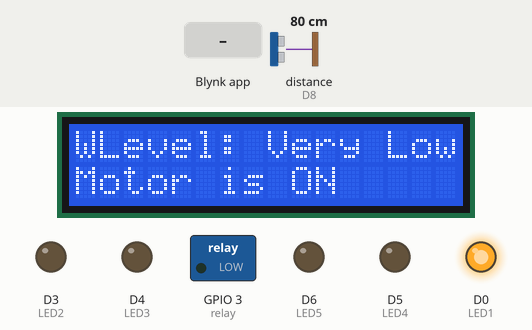
Recording of a sketch running on a simulated ESP8266 (NodeMCU). On the bench: 16×2 character LCD, switched loads named in the sketch (green lamp = pin HIGH), output pins drawn as LEDs (lit = HIGH). Wiring (inferred from the names in the program): ultrasonic range finder: trigger D7; echo D8. The inputs (shaded band) are chosen by the test bench; at power-on: distance to the obstacle (sensor on D8) 80 cm. The echo pulse lasts 58.3 µs per cm; WiFi joins after 1.5 s; servers stay silent unless stated; pins used as bus, display or sensor lines are not drawn; what the sketch prints to the serial monitor is not drawn.

Above: at 7.5 s.
7.6 s: distance to the obstacle (sensor on D8) set to 2 cm
At 8.9 s:
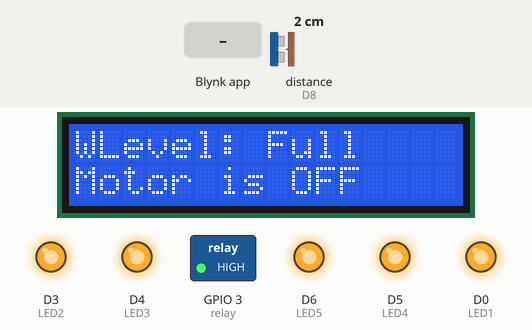
9.4 s: distance to the obstacle (sensor on D8) set to 4 cm
At 10.4 s:
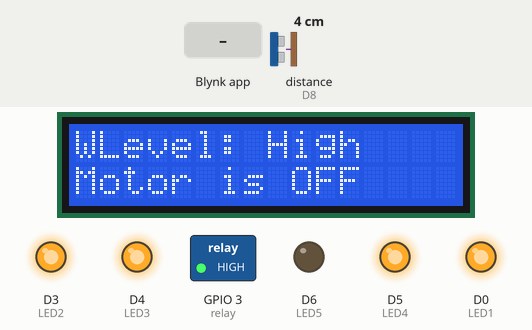
11.4 s: Blynk app writes 1 to V1
At 11.7 s:
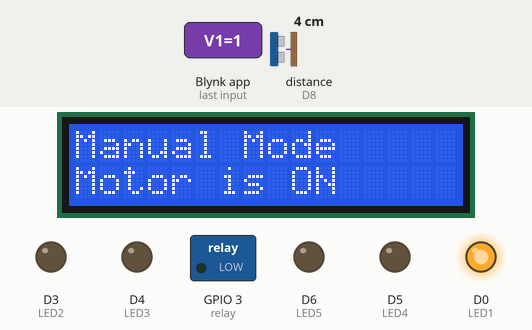
12.9 s: Blynk app writes 0 to V1
At 19.7 s:
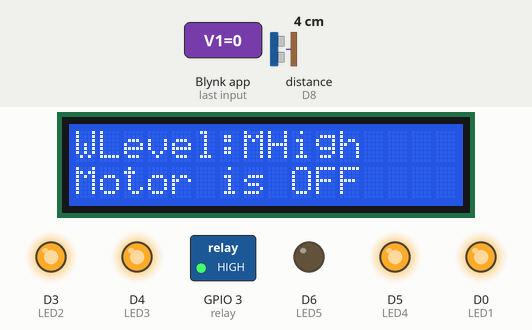
Timing chart, 0 to 20.4 s (numbered marks = the images above; inputs shaded):
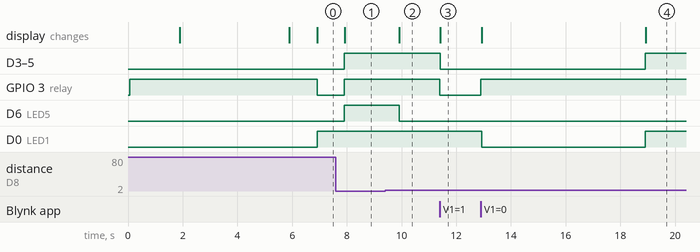

Measured:
- after the input at 7.6 s, D3 (LED2), D4 (LED3), GPIO 3 (relay), D6 (LED5), D5 (LED4): LOW → HIGH after 0.31 s; the display: changes after 0.32 s (image 1)
- after the input at 9.4 s, D6 (LED5): HIGH → LOW after 0.51 s; the display: changes after 0.52 s (image 2)
- after the input at 11.4 s, D3 (LED2), D4 (LED3), GPIO 3 (relay), D5 (LED4): HIGH → LOW at once; the display: changes at once (image 3)
- after the input at 12.9 s, D3 (LED2), D4 (LED3), D5 (LED4): LOW → HIGH after 6.0 s instead of 4.0 s; GPIO 3 (relay): LOW → HIGH after 0.00 s instead of 4.0 s; D0 (LED1): HIGH → LOW at once, → HIGH 6.0 s later; the display: first changes at once (image 4 shows a later state)

The sketch:

ESP8266_Device_1.ino
```cpp
/*Water level monitoring system with the New Blynk app
   Home Page
*/
//Include the library files
#include <Wire.h>
#include <hd44780.h>                   // Main hd44780 header
#include <hd44780ioClass/hd44780_I2Cexp.h>
#define BLYNK_PRINT Serial
#include <ESP8266WiFi.h>
#include <BlynkSimpleEsp8266.h>

#define BLYNK_TEMPLATE_ID "TMPL6H0vtxtHX"
#define BLYNK_TEMPLATE_NAME "Water Level Monitoring System"
#define BLYNK_AUTH_TOKEN "UUIYBCUCycG8tL93Mk7fblOgfpxYgOzV"

//Initialize the LCD display
hd44780_I2Cexp lcd(0x27);

 char auth[] = "UUIYBCUCycG8tL93Mk7fblOgfpxYgOzV";

 char ssid[] = "GUSTO University";//Enter your WIFI name
 char pass[] = "weloveGUSTO";//Enter your WIFI password

// char ssid [] = "ShanLay";
// char pass [] = "shanlayhtet232023";

BlynkTimer timer;
int manualTimeout = 5000; // Manual control timeout in milliseconds
unsigned long lastManualCommand = 0; // Last manual command timestamp

// Define the component pins
#define trig D7
#define echo D8
#define LED1 D0
#define LED2 D3
#define LED3 D4
#define LED4 D5
#define LED5 D6
#define relay 3

//Enter your tank max value(CM)
int MaxLevel = 10;
int Level1 = (MaxLevel * 75) / 100;
int Level2 = (MaxLevel * 65) / 100;
int Level3 = (MaxLevel * 55) / 100;
int Level4 = (MaxLevel * 45) / 100;
int Level5 = (MaxLevel * 35) / 100;

bool manualControl = false;
bool motorState = false;

void setup() {
  Serial.begin(9600);
  lcd.init();
  lcd.backlight();
  pinMode(trig, OUTPUT);
  pinMode(echo, INPUT);
  pinMode(LED1, OUTPUT);
  pinMode(LED2, OUTPUT);
  pinMode(LED3, OUTPUT);
  pinMode(LED4, OUTPUT);
  pinMode(LED5, OUTPUT);
  pinMode(relay, OUTPUT);
  digitalWrite(relay, HIGH);
  Blynk.begin(BLYNK_AUTH_TOKEN, ssid, pass, "blynk.cloud", 80);

  lcd.setCursor(0, 0);
  lcd.print("Water level");
  lcd.setCursor(4, 1);
  lcd.print("Monitoring");
  delay(4000);
  lcd.clear();

  //Call the functions
  timer.setInterval(1000L, ultrasonic);
}

// Function to check if manual control should be disabled
void checkManualTimeout() {
  if (manualControl && (millis() - lastManualCommand > manualTimeout)) {
    manualControl = false;
    Serial.println("Switching back to auto mode.");
  }
}

//Get the ultrasonic sensor values
// Bypass automatic control if manual control is active
void ultrasonic() {
  if (manualControl) {
    return;
    }
    digitalWrite(trig, LOW);
    delayMicroseconds(4);
    digitalWrite(trig, HIGH);
    delayMicroseconds(10);
    digitalWrite(trig, LOW);
    long t = pulseIn(echo, HIGH);
    int distance = t / 29 / 2;

    int blynkDistance = (distance - MaxLevel) * -1;
    if (distance <= MaxLevel) {
      Blynk.virtualWrite(V0, blynkDistance);
    } else {
      Blynk.virtualWrite(V0, 0);
    }
    lcd.setCursor(0, 0);
    lcd.print("WLevel:");

    if (Level1 <= distance) {
      lcd.setCursor(8, 0);
      lcd.print("Very Low");
      digitalWrite(LED1, HIGH);
      digitalWrite(LED2, LOW);
      digitalWrite(LED3, LOW);
      digitalWrite(LED4, LOW);
      digitalWrite(LED5, LOW);
      if (!manualControl) {
      motorState = true;  // Turn on motor if Very Low
    }  // Turn on motor if Very Low
    } else if (Level2 <= distance && Level1 > distance) {
      lcd.setCursor(8, 0);
      lcd.print("Low");
      lcd.print("      ");
      digitalWrite(LED1, HIGH);
      digitalWrite(LED2, HIGH);
      digitalWrite(LED3, LOW);
      digitalWrite(LED4, LOW);
      digitalWrite(LED5, LOW);
      if (!manualControl) {
      motorState = true;  // Turn on motor if Very Low
    }
    } else if (Level3 <= distance && Level2 > distance) {
      lcd.setCursor(8, 0);
      lcd.print("Medium");
      lcd.print("      ");
      digitalWrite(LED1, HIGH);
      digitalWrite(LED2, HIGH);
      digitalWrite(LED3, HIGH);
      digitalWrite(LED4, LOW);
      digitalWrite(LED5, LOW);
      if (!manualControl) {
      motorState = true;  // Turn on motor if Very Low
    }
    } else if (Level4 <= distance && Level3 > distance) {
      lcd.setCursor(8, 0);
      lcd.print("High");
      lcd.print("      ");
      digitalWrite(LED1, HIGH);
      digitalWrite(LED2, HIGH);
      digitalWrite(LED3, HIGH);
      digitalWrite(LED4, HIGH);
      digitalWrite(LED5, LOW);
      if (!manualControl) {
      motorState = false;  // Turn off motor if Very Low
      }
    } else if (Level5 >= distance && !manualControl) {
      lcd.setCursor(8, 0);
      lcd.print("Full");
      lcd.print("      ");
      digitalWrite(LED1, HIGH);
      digitalWrite(LED2, HIGH);
      digitalWrite(LED3, HIGH);
      digitalWrite(LED4, HIGH);
      digitalWrite(LED5, HIGH);
      if (!manualControl) {
      motorState = false;  // Turn off motor if Full
    }
    }

    // Ensure motor control respects automatic safety conditions
    if (!manualControl) {
      digitalWrite(relay, motorState ? LOW : HIGH); // LOW to turn on, HIGH to turn off
    Blynk.virtualWrite(V1, motorState ? 1 : 0); // Update Blynk button state
    }

    // Update the display
    lcd.setCursor(0, 1);
    lcd.print(motorState ? "Motor is ON " : "Motor is OFF");
  }

// Get the button value
BLYNK_WRITE(V1) {
  int buttonState = param.asInt();
   lastManualCommand = millis(); // Update the last manual command timestamp
   manualControl = true;
  if (buttonState == 1) {
    motorState = true;
    digitalWrite(relay,LOW);
    //Setlevel(); // Update Firebase with the motor state change
    // Ensure the LED display is updated when manual control is used
    lcd.setCursor(0, 0);
    lcd.print("Manual Mode ");
    lcd.setCursor(0, 1);
    lcd.print(motorState ? "Motor is ON " : "Motor is OFF");
    digitalWrite(LED1, motorState ? HIGH : LOW);
    digitalWrite(LED2, LOW);
    digitalWrite(LED3, LOW);
    digitalWrite(LED4, LOW);
    digitalWrite(LED5, LOW);
  } else {
     manualControl = false;
     motorState = false;
     digitalWrite(relay,HIGH);
    // Ensure the LED display is updated when manual control is used
    lcd.setCursor(0, 0);
    lcd.print("Manual Mode ");
    lcd.setCursor(0, 1);
    lcd.print(motorState ? "Motor is ON " : "Motor is OFF");
    digitalWrite(LED1, motorState ? HIGH : LOW);
    digitalWrite(LED2, LOW);
    digitalWrite(LED3, LOW);
    digitalWrite(LED4, LOW);
    digitalWrite(LED5, LOW);
  }
  lastManualCommand = millis();
  manualControl = true;
}

void loop() {
  Blynk.run();//Run the Blynk library
  timer.run();//Run the Blynk timer
  checkManualTimeout(); // Check for manual timeout
}
```
